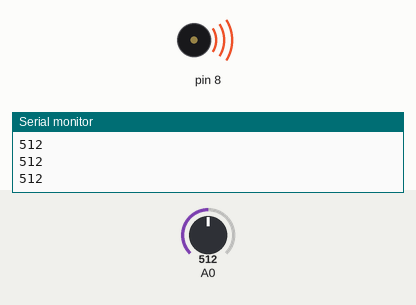
Recording of a sketch running on a simulated Arduino Uno, built with avr-gcc and run on an emulated ATmega328P. Parts: buzzer (waves = sounding), the last lines printed to the serial monitor. The inputs (shaded band) are chosen by the test bench; at power-on: A0 = 512.

Above: at 1.2 s.
1.3 s: A0 set to 6
At 1.9 s:
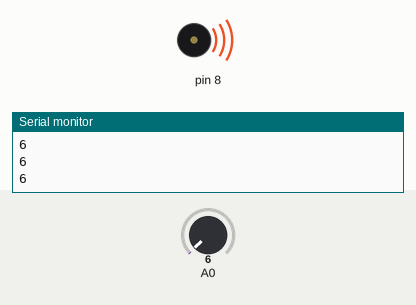
2.8 s: A0 set to 3
At 3.6 s:
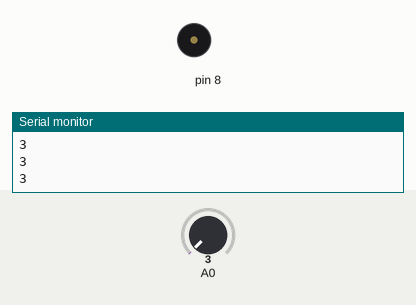
4.3 s: A0 set to 122
At 4.8 s:
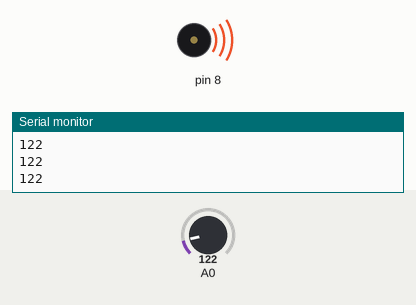
5.8 s: A0 set to 0
At 7.2 s:
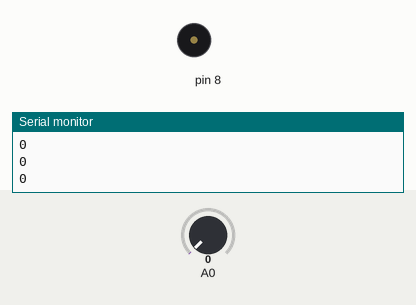
Timing chart, 0 to 8.3 s (numbered marks = the images above; inputs shaded):
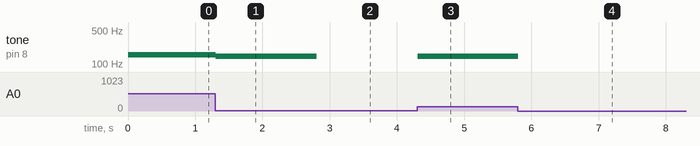

Measured:
- the behaviour switches between 5 and 4 on A0 (found by bisection; images 1 and 2)
- after the input at 1.3 s, tone on pin 8: 155 Hz → 146 Hz at once
- after the input at 2.8 s, tone on pin 8: 146 Hz → silent at once
- after the input at 4.3 s, tone on pin 8: silent → 146 Hz at once
- after the input at 5.8 s, tone on pin 8: 146 Hz → silent at once

The sketch:

Keyboard_Instrument.ino
```cpp
int notes[] = {196.00, 174.61, 155.56, 146.83};

void setup() {
  Serial.begin(9600);

}

void loop() {
  int keyVal = analogRead(A0);
  Serial.println(keyVal);


  if(keyVal >= 1010){
    tone(8, notes[0]);
  } else if(keyVal >= 990) {
    tone(8, notes[1]);
  } else if(keyVal >= 505) {
    tone(8, notes[2]);
  } else if(keyVal >= 5){
    tone(8, notes[3]);
  } else {
    noTone(8);
  }
}
```
